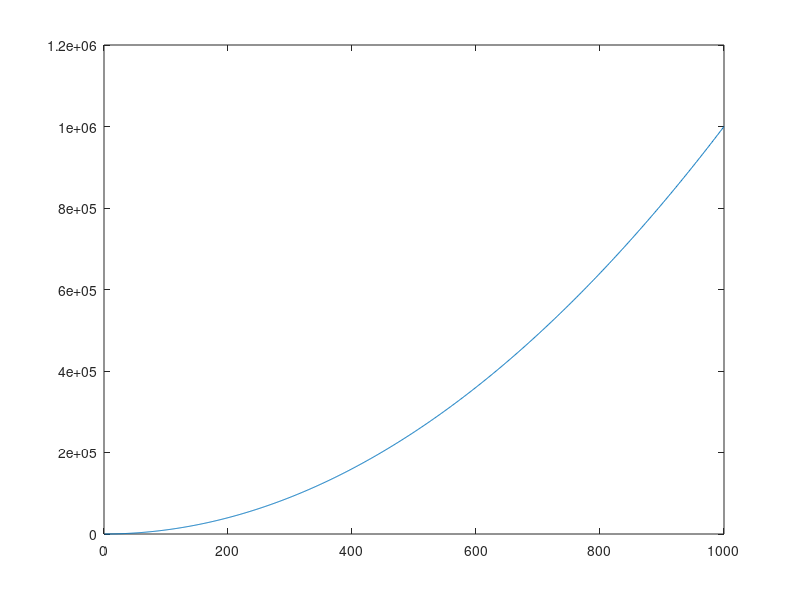

Here is the MATLAB script that generated this plot:
%% Example of script in Matlab & GitHub

a = 22; % sono nel branch Neubber?
b = 5;

x = linspace(1,1000,1000);
y = sin(x) + x.^2;

% is this real life? or just fantasy?

plot(x,y)